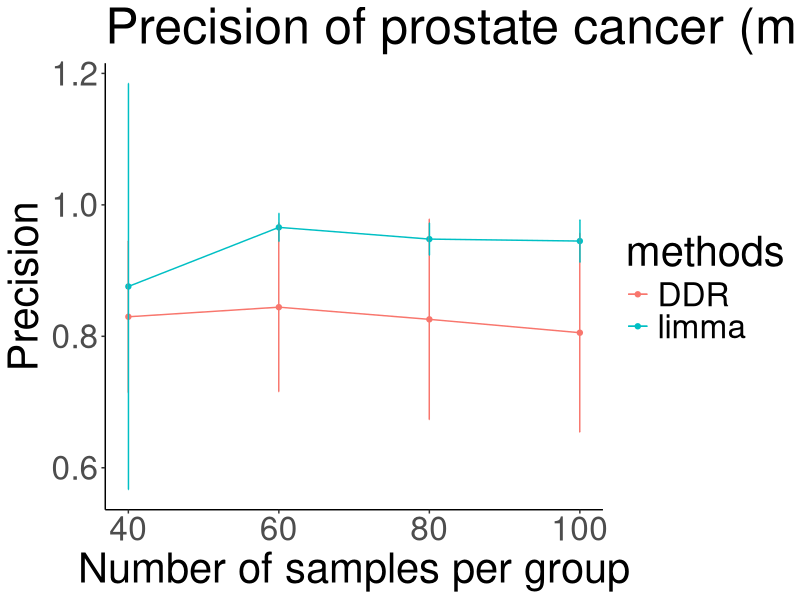
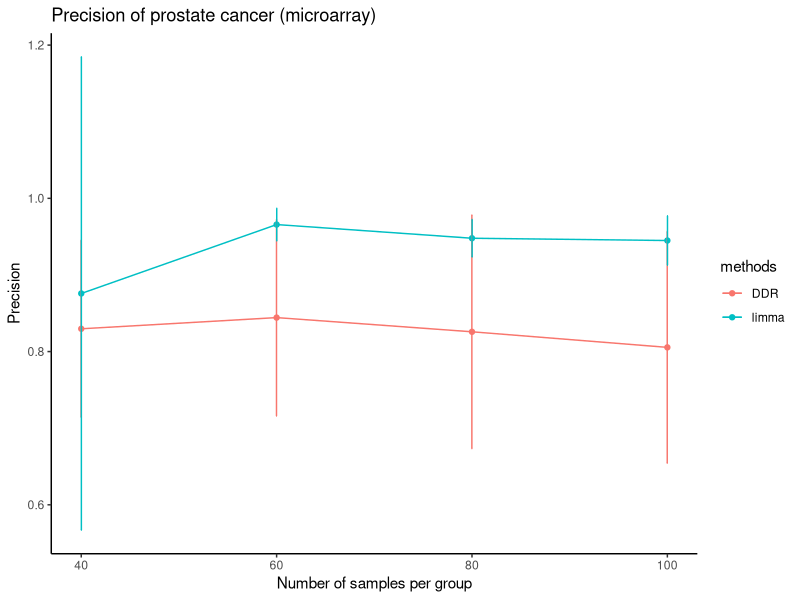
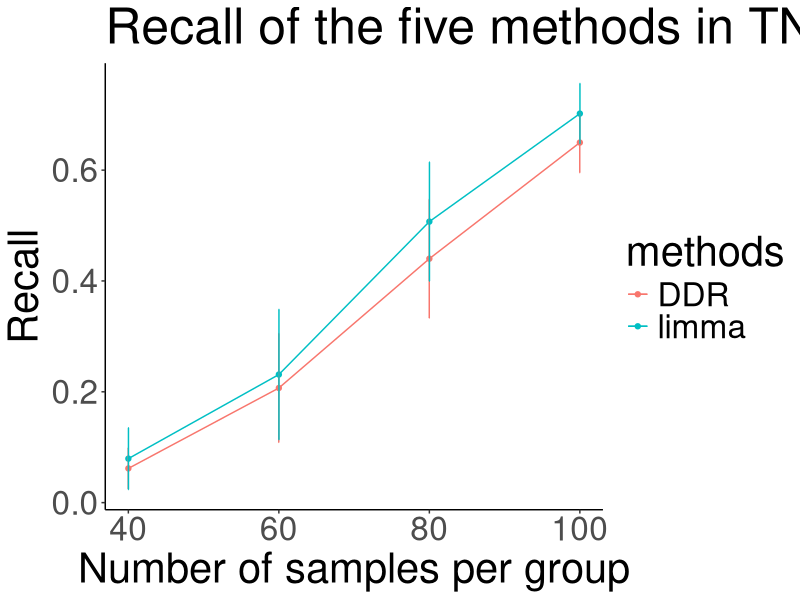
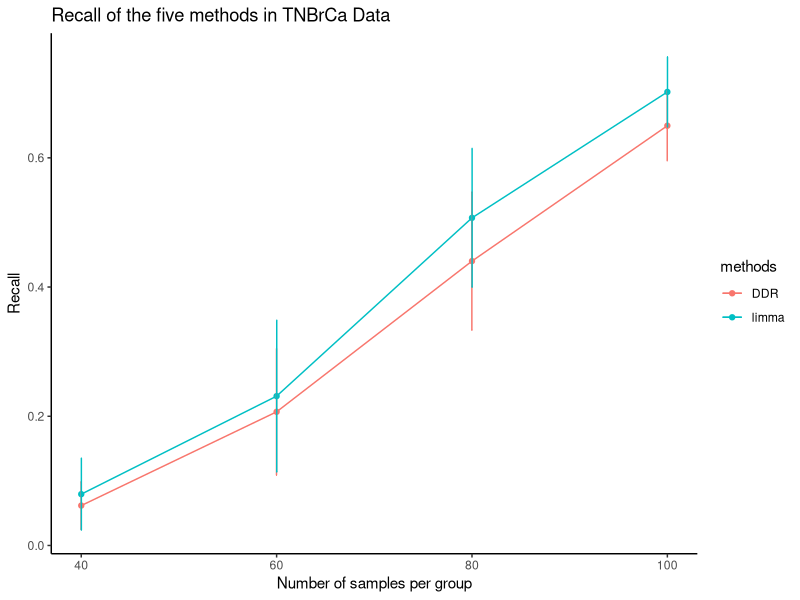
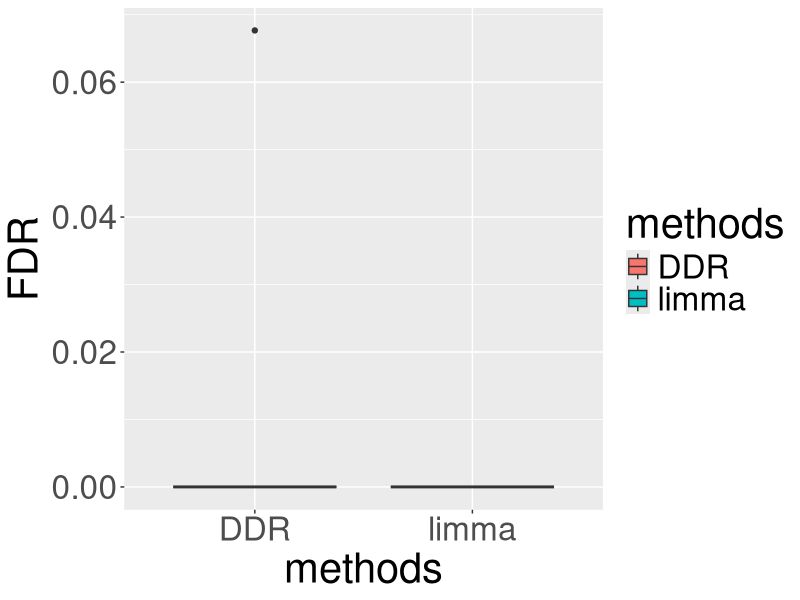

Reproduce these figures in R, in order.
## Benchmark with limma using GSE62872 #######

library(ggplot2)
######plot precision########
size <- c(100, 80, 60, 40, 100, 80, 60, 40) 
methods <- c("DDR", "DDR", "DDR", "DDR", "limma","limma","limma","limma")
precision <- c(0.8054627, 0.82580569, 0.8443282, 0.82973703, 0.94493036, 0.94791051, 0.9657599, 0.87581541)
precision_std <- c(0.151107089, 0.152365062, 0.128307112, 0.115292093, 0.032143796, 0.024386778, 0.021204772, 0.308804092)

prec <- data.frame(size, methods, precision, precision_std)

p<- ggplot(prec, aes(x=size, y=precision, group=methods, color=methods)) + 
  geom_line() +
  geom_point()+
  geom_errorbar(aes(ymin=precision-precision_std, ymax=precision+precision_std), width=.2,
                position=position_dodge(0.05)) + labs(title="Precision of prostate cancer (microarray)", x="Number of samples per group", y = "Precision")+
  theme(text = element_text(size=30), axis.title=element_text(size=30))+theme(panel.background = element_blank(), axis.line = element_line(colour = "black"))

print(p)
# Finished line plot
p+labs(title="Precision of prostate cancer (microarray)", x="Number of samples per group", y = "Precision")+
  theme_classic() 

###RECALL######
recall <- c(0.64973146, 0.44017186, 0.206874341, 0.061761548, 0.70196535, 0.50709527, 0.231145896, 0.079413718)
recall_std <- c(0.054179682, 0.106960263, 0.098097445, 0.036894422, 0.054284526, 0.107355115, 0.117396954, 0.055602681)
rec<- data.frame(size, methods, recall, recall_std)

p<- ggplot(rec, aes(x=size, y=recall, group=methods, color=methods)) + 
  geom_line() +
  geom_point()+
  geom_errorbar(aes(ymin=recall-recall_std, ymax=recall+recall_std), width=.2,
                position=position_dodge(0.05))+labs(title="Recall of the five methods in TNBrCa Data", x="Number of samples per group", y = "Recall") + theme(text = element_text(size=30), axis.title=element_text(size=30))+theme(panel.background = element_blank(), axis.line = element_line(colour = "black"))
print(p)
# Finished line plot
p+labs(title="Recall of the five methods in TNBrCa Data", x="Number of samples per group", y = "Recall")+
  theme_classic() 

####### BOXPLOT for FDR#######

methods <- c("DDR", "DDR", "DDR", "DDR", "DDR", "DDR", "DDR", "DDR", "DDR", "DDR", 
             "limma","limma","limma","limma","limma","limma", "limma", "limma", "limma", "limma"
)
FDR <- c(0.06766917, 0, 0, 0, 0, 0, 0, 0, 0,0,
         0,0,0,0,0,0,0,0,0,0)

FDR_data <- data.frame(methods, FDR)
p<-ggplot(FDR_data, aes(x=methods, y=FDR, fill=methods)) +
  geom_boxplot() + theme(text = element_text(size=30), axis.title=element_text(size=30))
print(p)



